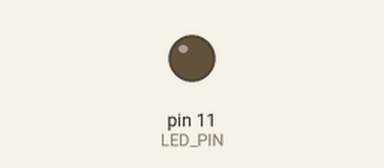
Bench run of a sketch on a simulated Arduino Uno, built with avr-gcc and run on an emulated ATmega328P. Shown: output pins drawn as LEDs (lit = HIGH).

Above: at 0.05 s.
At 1.45 s:
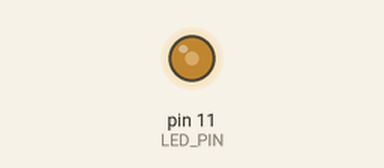
At 2.85 s:
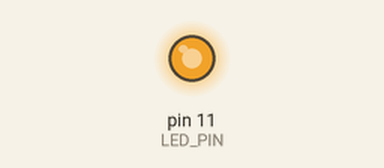
At 5.65 s:
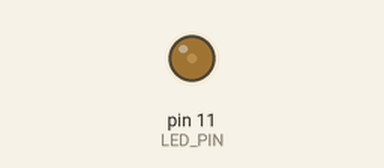
Timing chart, 0 to 8.1 s (numbered marks = the images above):
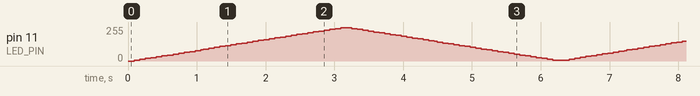

The sketch:

pwm_soft_fade.ino
```cpp
int LED_PIN = 11;

void setup() {
  pinMode(LED_PIN, OUTPUT);
}

void loop() {
  for (int b = 0;   b <= 255; b++) fadeTo(b);
  for (int b = 255; b >= 0;   b--) fadeTo(b);
}

// Hold brightness level for 12 PWM cycles (~12 ms) before stepping.
// The MCU does nothing but toggle this pin the entire time.
void fadeTo(int brightness) {
  int onUs  = (1000L * brightness) / 255;  // L = long (32-bit): 1000*255=255000 overflows 16-bit int without it
  int offUs = 1000 - onUs;
  for (int i = 0; i < 12; i++) {
    if (onUs  > 0) { digitalWrite(LED_PIN, HIGH); delayMicroseconds(onUs); }
    if (offUs > 0) { digitalWrite(LED_PIN, LOW);  delayMicroseconds(offUs); }
  }
}
```
